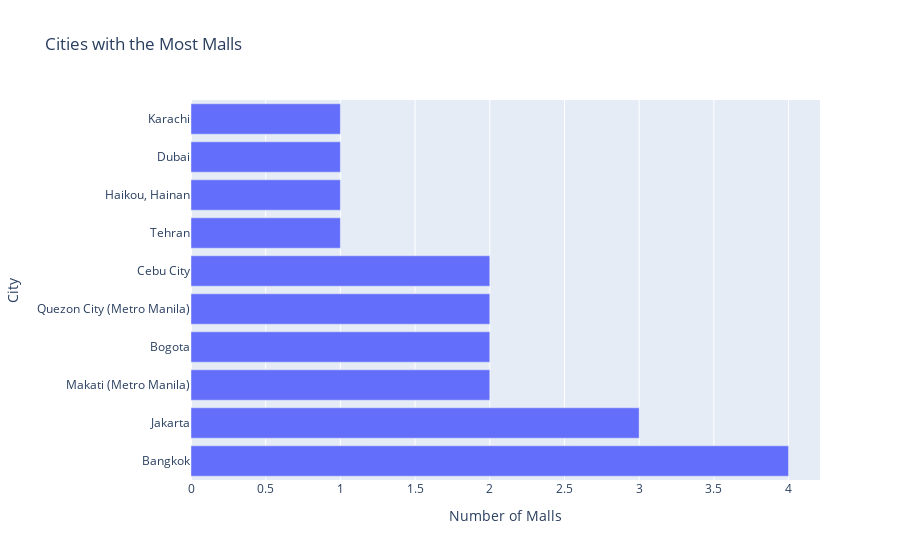

The notebook cell saved with this chart:
### Markdown cell above
1- Counting the number of malls per city

2- Creating a horizontal bar plot

### Code cell
mall_count_by_city = mall_data['City (metropolitan area)'].value_counts().head(10).reset_index()
mall_count_by_city.columns = ['City', 'Number of Malls']

fig4 = px.bar(mall_count_by_city, x='Number of Malls', y='City', orientation='h', title='Cities with the Most Malls')
fig4.show()

### Figure 1 — Plotly figure (JSON) as saved in the notebook; plotly's stock layout.template omitted (floating-point values rounded to 4 significant figures)
{"data": [{"alignmentgroup": "True", "hovertemplate": "Number of Malls=%{x}<br>City=%{y}<extra></extra>", "legendgroup": "", "marker": {"color": "#636efa", "pattern": {"shape": ""}}, "name": "", "offsetgroup": "", "orientation": "h", "showlegend": false, "textposition": "auto", "type": "bar", "x": [4, 3, 2, 2, 2, 2, 1, 1, 1, 1], "xaxis": "x", "y": ["Bangkok", "Jakarta", "Makati (Metro Manila)", "Bogota", "Quezon City (Metro Manila)", "Cebu City", "Tehran", "Haikou, Hainan", "Dubai", "Karachi"], "yaxis": "y"}], "layout": {"barmode": "relative", "legend": {"tracegroupgap": 0}, "title": {"text": "Cities with the Most Malls"}, "xaxis": {"anchor": "y", "domain": [0, 1], "title": {"text": "Number of Malls"}}, "yaxis": {"anchor": "x", "domain": [0, 1], "title": {"text": "City"}}}}
